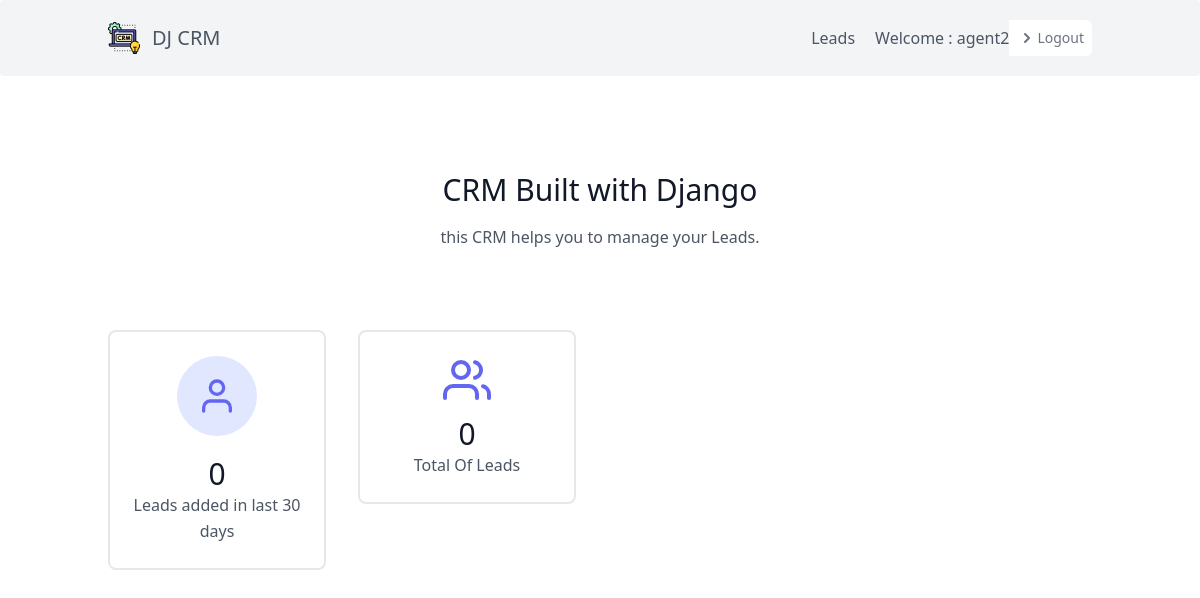
Page / (signed in) on the earlier database version.
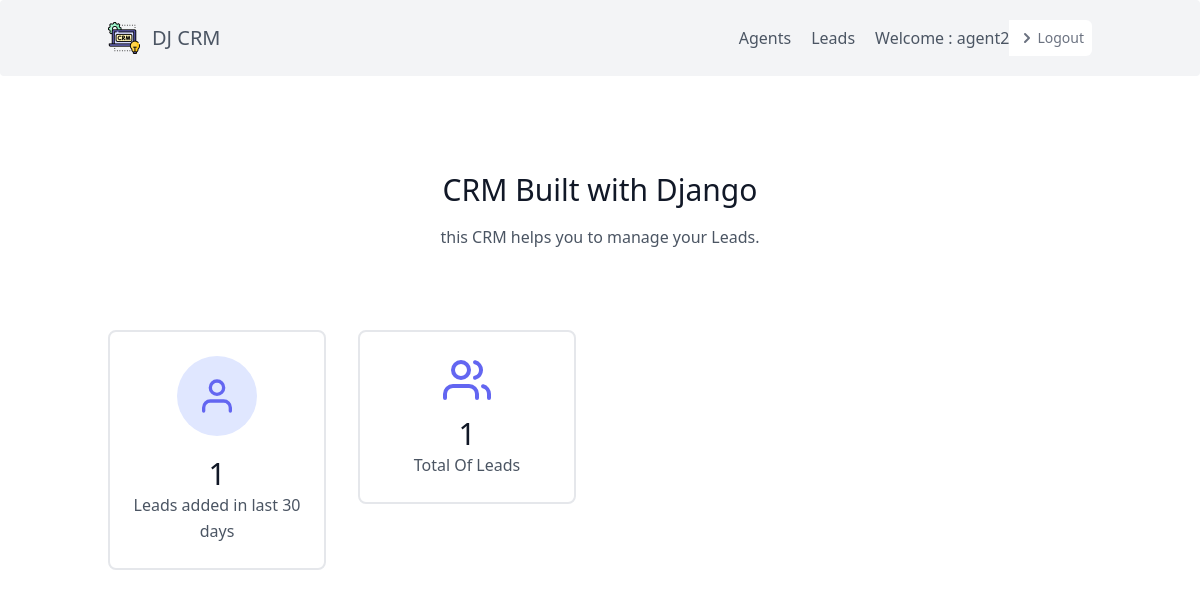
Same page on the later database version.
### leads/views.py (the view)
# urls.py: path('',DashbordView.as_view(), name= 'dashbord'),
class DashbordView(generic.TemplateView):
    template_name = "dashbord.html"
    def get_context_data(self, **kwargs):
        context = super(DashbordView, self).get_context_data(**kwargs)
        user = self.request.user
        total_leads = Lead.objects.filter(organisation=user.userprofile).count()
        thirty_days = datetime.date.today() - datetime.timedelta(days=30)
        last_thirty_days = Lead.objects.filter(
            organisation=user.userprofile,
            date_added__gte=thirty_days
        ).count()
        context.update({
            "total_leads": total_leads,
            "last_thirty_days": last_thirty_days
        })
        return context

### leads/models.py (called while the page is built)
    def get_queryset(self):
        return super().get_queryset()

### templates/dashbord.html (shortened to what this page needs)
{% extends 'base.html' %} {% block content %} {% load static %} {% if not request.user.is_authenticated %}
<section class="text-gray-600 body-font">
    <div class="container mx-auto flex px-5 py-10 items-center justify-center flex-col">
        <img class="lg:w-2/6 md:w-3/6 w-5/6 mb-10 object-cover object-center rounded" alt="hero" src="{% static 'img/crm.jpg' %}">
        <div class="text-center lg:w-2/3 w-full">
            <h1 class="title-font sm:text-4xl text-3xl mb-4 font-medium text-gray-900">CRM Built with Django</h1>
            <p class="mb-8 leading-relaxed">this CRM helps you to manage your Leads.</p>
            <div class="flex justify-center">
                <a href=" {% url 'login' %}" class="inline-flex text-white bg-indigo-500 border-0 py-2 px-6 focus:outline-none hover:bg-indigo-600 rounded text-lg">Login to Start</a>
            </div>
            <div class="flex justify-center">
            </div>
        </div>
    </div>
</section>
{% else %}
<section class="text-gray-600 body-font">
    <div class="container px-5 py-24 mx-auto">
        <div class="flex flex-col text-center w-full mb-20">
            <h1 class="sm:text-3xl text-2xl font-medium title-font mb-4 text-gray-900">CRM Built with Django</h1>
            <p class="lg:w-2/3 mx-auto leading-relaxed text-base">this CRM helps you to manage your Leads.</p>
        </div>
        <div class="flex flex-wrap -m-4 text-center pr-4">
            <div class="p-4 md:w-1/4 sm:w-1/2 w-full">
                <div class="border-2 border-gray-200 px-4 py-6 rounded-lg">
                    <div class="w-20 h-20 inline-flex items-center justify-center rounded-full bg-indigo-100 text-indigo-500 mb-5 flex-shrink-0">
                        <svg fill="none" stroke="currentColor" stroke-linecap="round" stroke-linejoin="round" stroke-width="2" class="w-10 h-10" viewBox="0 0 24 24">
                          <path d="M20 21v-2a4 4 0 00-4-4H8a4 4 0 00-4 4v2"></path>
                          <circle cx="12" cy="7" r="4"></circle>
                        </svg>
                    </div>
                    <h2 class="title-font font-medium text-3xl text-gray-900">{{last_thirty_days}}</h2>
                    <p class="leading-relaxed">Leads added in last 30 days</p>
                </div>
            </div>
            <div class="p-4 md:w-1/4 sm:w-1/2 w-full">
                <div class="border-2 border-gray-200 px-4 py-6 rounded-lg">
                    <h2 class="title-font font-medium text-3xl text-gray-900">{{total_leads}}</h2>
                    <p class="leading-relaxed">Total Of Leads</p>
                </div>
            </div>
        </div>
    </div>
</section>
{% endif %} {% endblock content %}

### templates/navbar.html (shortened to what this page needs)
{% load static %}
<header class="text-gray-600 body-font bg-gray-100 rounded">
    <div class="container mx-auto flex flex-wrap p-5 flex-col md:flex-row items-center">
        <a href="{% url 'dashbord' %}" class="flex title-font font-medium items-center text-gray-900 mb-4 md:mb-0">
            <div class="flex-shrink-0">
                <img class="h-8 w-8" src="{% static 'img/logo.png' %}" alt="Workflow">
            </div>
            <a href="{% url 'dashbord' %}"><span class="ml-3 text-xl">DJ CRM</span></a>
        </a>
        <nav class="md:ml-auto flex flex-wrap items-center text-base justify-center ">
            {% if not request.user.is_authenticated %}
            <a href=" {% url 'signup' %} " class="font-medium text-gree-600 hover:text-indigo-500 ml-5 rounded ">Sign up</a>
            <a href=" {% url 'login' %} " class="font-medium text-indigo-600 hover:text-indigo-500 ml-5 rounded ">Log in</a>
        </nav>
        {% else %} {% if request.user.is_organisor %}
        <a href=" {% url 'agents:agent' %} " class="mr-5 hover:text-gray-900">Agents</a> {% endif %}
        <a href=" {% url 'leads:home' %} " class="mr-5 hover:text-gray-900">Leads</a>
        <p> Welcome : {{ request.user.username }} </p>
        {% if request.user.is_authenticated %}
        <a href="{% url 'logout' %}" class="relative inline-flex items-center px-2 py-2 rounded-r-md bg-white text-sm font-medium text-gray-500 hover:bg-gray-50">
            <svg class="h-5 w-5" xmlns="http://www.w3.org/2000/svg" viewBox="0 0 20 20" fill="currentColor" aria-hidden="true">
            <path fill-rule="evenodd" d="M7.293 14.707a1 1 0 010-1.414L10.586 10 7.293 6.707a1 1 0 011.414-1.414l4 4a1 1 0 010 1.414l-4 4a1 1 0 01-1.414 0z" clip-rule="evenodd" />
          </svg>Logout
        </a>
        {% endif %} {% endif %}
    </div>
</header>

Differences in the rows shown:
changed User "agent2": is_organisor False → True (drawn)
Other differences:
{{ last_thirty_days }}: "0" → "1"
{{ total_leads }}: "0" → "1"
text now shown: "Agents"
